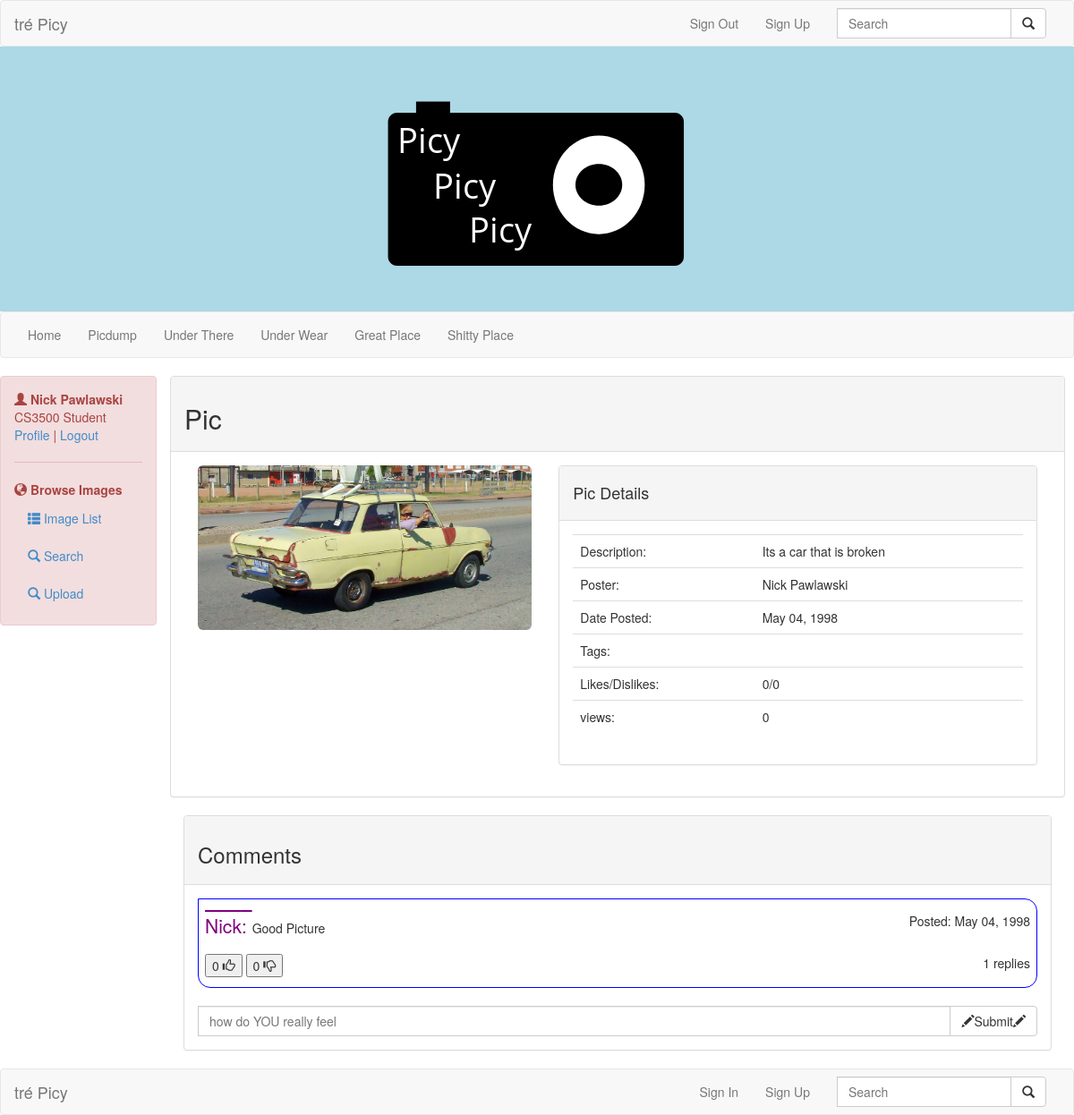
The app's page /image.php?img=1 (signed in) with its own data.
### tables this page shows
CREATE TABLE `Image` (
  `ImageID` int(11) NOT NULL,
  `UID` int(11) NOT NULL,
  `Path` varchar(255) NOT NULL,
  `Title` varchar(255) DEFAULT NULL,
  `Description` text,
  `Likes` int(11) DEFAULT NULL,
  `Dislikes` int(11) DEFAULT NULL,
  `ViewCount` int(11) DEFAULT NULL,
  `Privacy` int(1) NOT NULL,
  `Date` datetime NOT NULL DEFAULT CURRENT_TIMESTAMP
);

CREATE TABLE `User` (
  `UID` int(11) NOT NULL,
  `Username` varchar(255) DEFAULT NULL,
  `Password` varchar(255) DEFAULT NULL,
  `Email` varchar(255) DEFAULT NULL,
  `DateOfRegistration` datetime NOT NULL DEFAULT CURRENT_TIMESTAMP,
  `FirstName` varchar(255) DEFAULT NULL,
  `LastName` varchar(255) DEFAULT NULL
);

CREATE TABLE `Comments` (
  `CommentID` int(11) NOT NULL,
  `UID` int(11) NOT NULL,
  `ImageID` int(11) NOT NULL,
  `Comment` longtext,
  `Likes` int(11) NOT NULL,
  `Dislikes` int(11) NOT NULL,
  `Date` datetime NOT NULL DEFAULT CURRENT_TIMESTAMP
);

### image.php (the view, shortened to what this page needs)
<?php
  include 'connect.php';
  if(isset($_GET['img'])){
    try {
      $sql = "SELECT * FROM Image WHERE ImageID = ?";
      $st = $pdo->prepare($sql);
      $st->bindValue(1, $_GET['img']);
      $st->execute();
      if($imageTup = $st->fetch()){
      }else{
        header("location: index.php");
      }
      $sql = "SELECT * FROM User WHERE UID = ?";
      $st = $pdo->prepare($sql);
      $st->bindValue(1, $imageTup['UID']);
      $st->execute();
      $userTup = $st->fetch();
    } catch (PDOException $e) {
      die($e->getMessage());
    }
  }else{
    header("location: index.php");
  }
?>
<!DOCTYPE html>
<html>
  <head>
    <link rel="stylesheet" href="css/image.css">
    <link rel="stylesheet" href="css/home.css">
  </head>
  <body>
    <?php include 'header.php'; ?>
    <br>
    <div class="row">
      <div class="col-md-2">
        <?php include 'side.php'; ?>
      </div>
      <div class="container-fluid">
        <div class="col-md-10">
          <div class="row">
            <div class="panel panel-default">
              <div class="panel-heading"><h2>Pic</h2></div>
              <div class="panel-body">
                <div class="col-md-5">
                  <div class="imageBox">
                    <?php echo '<img class="img-rounded mainImg" src="images/'.$imageTup['Path'].'" alt="'.$imageTup['Title'].'" title="'.$imageTup['Title'].'">'; ?>
                  </div><br>
                </div>
                <div class="col-md-7">
                  <div class="panel panel-default">
                    <div class="panel-heading">
                      <h4>Pic Details</h4>
                    </div>
                    <div class="panel-body">
                      <table class="table table-hover">
                        <tbody>
                          <tr>
                            <td>Description:</td>
                            <td><?php echo $imageTup['Description']; ?></td>
                          </tr>
                          <tr>
                            <td>Poster:</td>
                            <td><?php echo $userTup['FirstName'].' '.$userTup['LastName']; ?></td>
                          </tr>
                          <tr>
                            <td>Date Posted:</td>
                            <td><?php echo date('F d, Y', strtotime($imageTup['Date'])); ?></td>
                          </tr>
                          <tr>
                            <td>Tags:</td>
                            <td></td>
                          </tr>
                          <tr>
                            <td>Likes/Dislikes:</td>
                            <td><?php echo $imageTup['Likes'].'/'.$imageTup['Dislikes']; ?></td>
                          </tr>
                          <tr>
                            <td>views:</td>
                            <td><?php echo $imageTup['ViewCount']; ?></td>
                          </tr>
                        </tbody>
                      </table>
                    </div>
                  </div>
                </div>
              </div>
            </div>
          </div>
          <?php include 'comments.php'; ?>
        </div>
      </div>
      </div>
    <?php include 'footer.php'; ?>
  </body>
</html>

### php/popComments.php (shortened to what this page needs)
<?php
include 'connect.php';
try {
  $sql = "SELECT * FROM Comments WHERE ImageID = ? ORDER BY Date DESC";
  $commentST = $pdo->prepare($sql);
  $commentST->bindValue(1, $_GET['img']);
  $commentST->execute();
} catch (PDOException $e) {
  die($e->getMessage());
}
while($commentTup = $commentST->fetch()){
  try {
    $sql = "SELECT count(ReplyID) as replies FROM CommentReply WHERE CommentID = ?";
    $numReplyST = $pdo->prepare($sql);
    $numReplyST->bindValue(1, $commentTup['CommentID']);
    $numReplyST->execute();
    $sql = "SELECT * FROM User WHERE UID = ?";
    $commenterST = $pdo->prepare($sql);
    $commenterST->bindValue(1, $commentTup['UID']);
    $commenterST->execute();
  } catch (PDOException $e) {
    $e->getMessage();
  }
  $numRep = $numReplyST->fetch();
  $commenterTup = $commenterST->fetch();
  echo '<details>
    <summary class="commenter-row">
      <div class="row cr">
        <p><span class="commenter">'.$commenterTup['Username'].': </span>'.$commentTup['Comment'].'</p>
        <p class="pull-right">Posted: '.date('F d, Y', strtotime($commentTup['Date'])).'</p><br>
      </div>
      <div class="row cr">
        <form class="" action="image.php?img='.$_GET['img'].'" method="post">
          <button type="submit" name="like" value="'.$commentTup['CommentID'].'">'.$commentTup['Likes'].' <span class="glyphicon glyphicon-thumbs-up"></span></button>
          <button type="submit" name="dislike" value="'.$commentTup['CommentID'].'">'.$commentTup['Dislikes'].' <span class="glyphicon glyphicon-thumbs-down"></span></button>
          <p class="pull-right">'.$numRep['replies'].' replies</p>
        </form>
      </div>
    </summary>';
    echo '<br><form class="input-group reply" action="image.php?img='.$_GET['img'].'" method="post">
      <div class="form-group">
        <input type="text" class="form-control" name="reply" placeholder="what do YOU want to say to '.$commenterTup['Username'].'"></input>
      </div>
        <div class="input-group-btn" style="height=100%;">
          <button class="btn btn-default" type="submit" name="replybtn" value="'.$commentTup['CommentID'].'"><span class="glyphicon glyphicon-pencil"></span>Submit<span class="glyphicon glyphicon-pencil"></span></button>
        </div>
    </form>
  </details><br>';
}
echo '<form class="input-group" style="width: 100%;" action="image.php?img='.$_GET['img'].'" method="post">
  <div class="form-group">
    <input type="text" class="form-control" name="comment" placeholder="how do YOU really feel"></input>
  </div>
    <div class="input-group-btn" style="height=100%;">
      <button class="btn btn-default" type="submit" name=""><span class="glyphicon glyphicon-pencil"></span>Submit<span class="glyphicon glyphicon-pencil"></span></button>
    </div>
</form>';
 ?>

### css/image.css (style rules this page uses)
.mainImg { width: 100%; }

### css/comments.css (style rules this page uses)
.commenter { color: purple; text-decoration: overline; font-size: 1.5em; }
.panel-body summary p { font-size: 1em; text-align: left; }
button, p { display: inline-block; }
.commenter-row { border: 1px solid blue; border-radius: 0em 1em 1em 1em; padding: 0.5em 0.5em 0em 0.5em; }
.cr { margin: 0.5em 0em; }

### records on screen
image: Path (picture), Description "Its a car that is broken", Date "May 04, 1998", Likes "0", Dislikes "0", ViewCount "0"
user: FirstName "Nick", LastName "Pawlawski"
comments: UID.Username "Nick", Comment "Good Picture", Date "May 04, 1998", Likes "0", Dislikes "0", replies "1"

### other values on screen
$_SESSION['fName'] "Nick"
$_SESSION["lName"] "Pawlawski"
